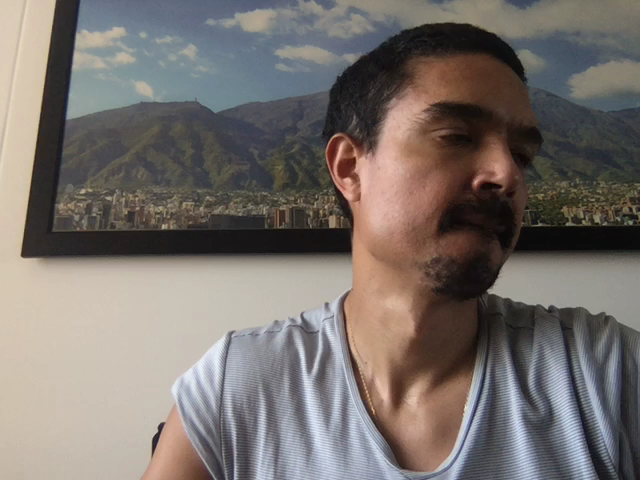
#> input picture test.png, 640 x 480 px, found by its file name
$ python geometric_transformation.py test.png test.png
#> lines starting #> are read from the running program, lines starting #| are printed output that depends on the picture
import cv2
import numpy as np
import sys
import os

if __name__ == '__main__':
    path = sys.argv[1]
    image_name = sys.argv[2]
    path_file = os.path.join(path, image_name)
    image = cv2.imread(path_file)
#> image is the input picture: shape (480, 640, 3); mean B, G, R 108.8, 113.2, 120.6

    # resizing
    image_resized = cv2.resize(image, (256, 256), interpolation=cv2.INTER_CUBIC)
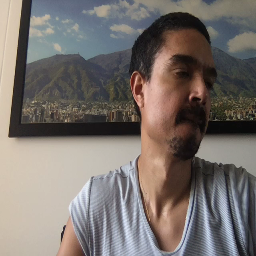
#> image_resized: shape (256, 256, 3); mean B, G, R 108.8, 113.2, 120.6

    # translation
    tx = 10
    ty = -70
    M_t = np.float32([[1, 0, tx], [0, 1, ty]])
    image_translation = cv2.warpAffine(image, M_t, (image.shape[1], image.shape[0]))
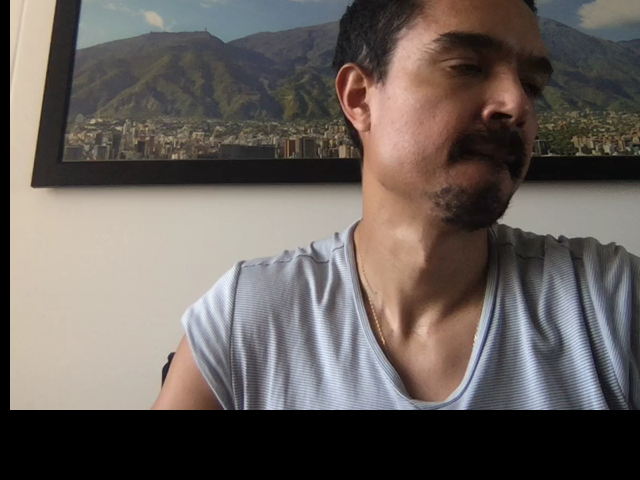
#> image_translation: shape (480, 640, 3); mean B, G, R 91.3, 95.7, 103.3

    # scaling
    sx = 1.25
    sy = 1.15
    M_s = np.float32([[sx, 0, 0], [0, sy, 0]])
    image_scale = cv2.warpAffine(image, M_s, (700, 700))
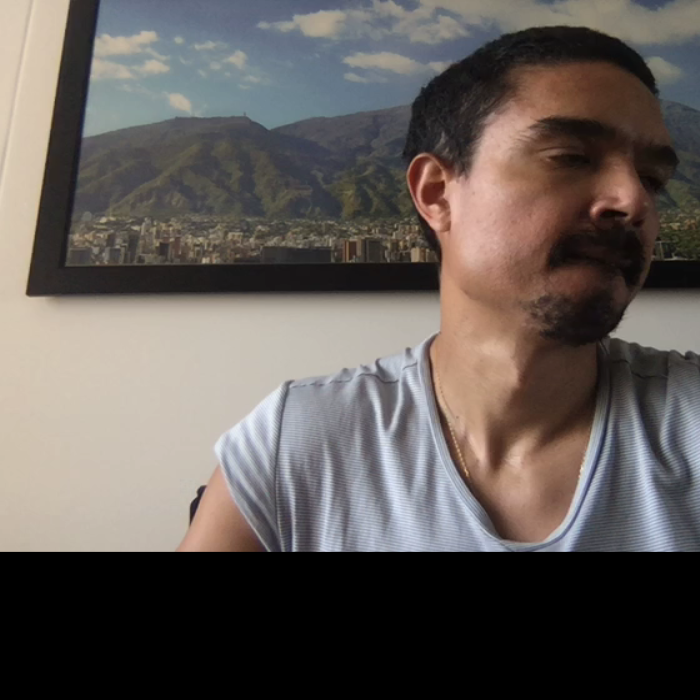
#> image_scale: shape (700, 700, 3); mean B, G, R 88, 91.9, 98.8

    # rotation
    theta = 7.5
    theta_rad = theta * np.pi / 180
    M_rot = np.float32([[np.cos(theta_rad), -np.sin(theta_rad), 0],
                        [np.sin(theta_rad), np.cos(theta_rad), 0]])
    # cx = image.shape[1] / 2
    # cy = image.shape[0] / 2
    # M_rot = cv2.getRotationMatrix2D((cx, cy), theta, 1)
    image_rotation = cv2.warpAffine(image, M_rot, image.shape[:2])
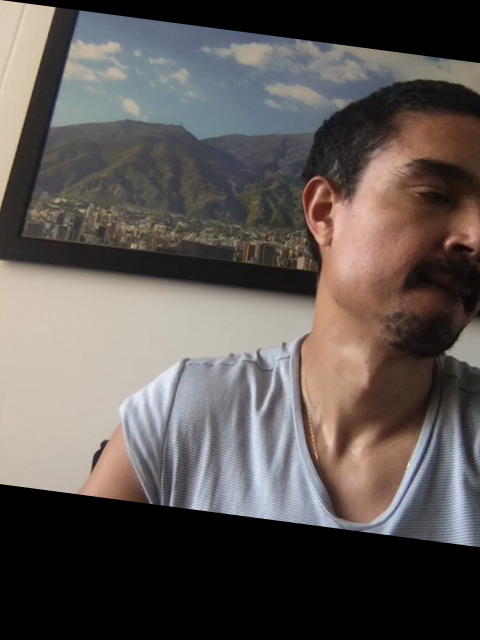
#> image_rotation: shape (640, 480, 3); mean B, G, R 84, 87.2, 94

    # similarity
    M_sim = np.float32([[sx * np.cos(theta_rad), -np.sin(theta_rad), tx],
                        [np.sin(theta_rad), sy * np.cos(theta_rad), ty]])
    image_similarity = cv2.warpAffine(image, M_sim, image.shape[:2])
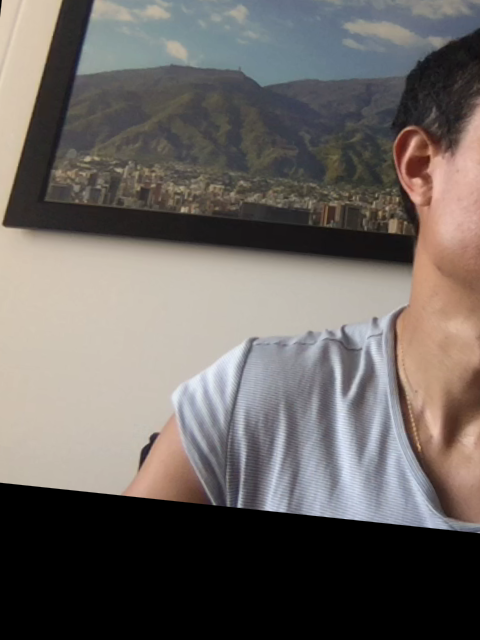
#> image_similarity: shape (640, 480, 3); mean B, G, R 98.5, 102.2, 108

    # affine
    pts1 = np.float32([[50, 50], [200, 50], [50, 200]])
    pts2 = np.float32([[10, 100], [200, 50], [100, 250]])
    M_affine = cv2.getAffineTransform(pts1, pts2)
    image_affine = cv2.warpAffine(image, M_affine, image.shape[:2])
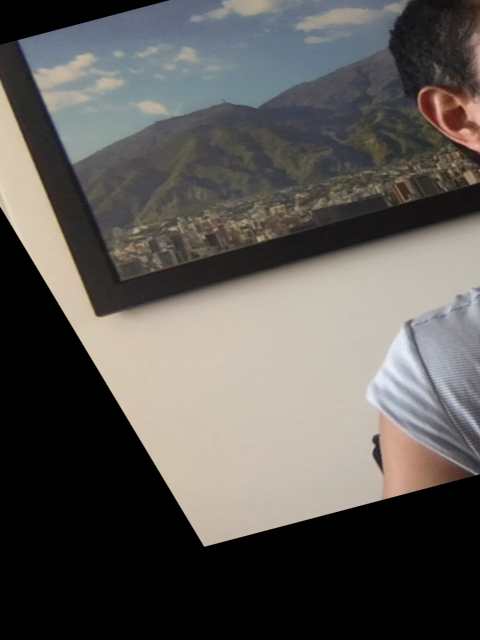
#> image_affine: shape (640, 480, 3); mean B, G, R 86, 89.3, 92.4

    path_file = os.path.join(path, "lena_warped.png")
    cv2.imwrite(path_file, image_similarity)
    cv2.imshow("Image", image_similarity)
    cv2.waitKey(0)
